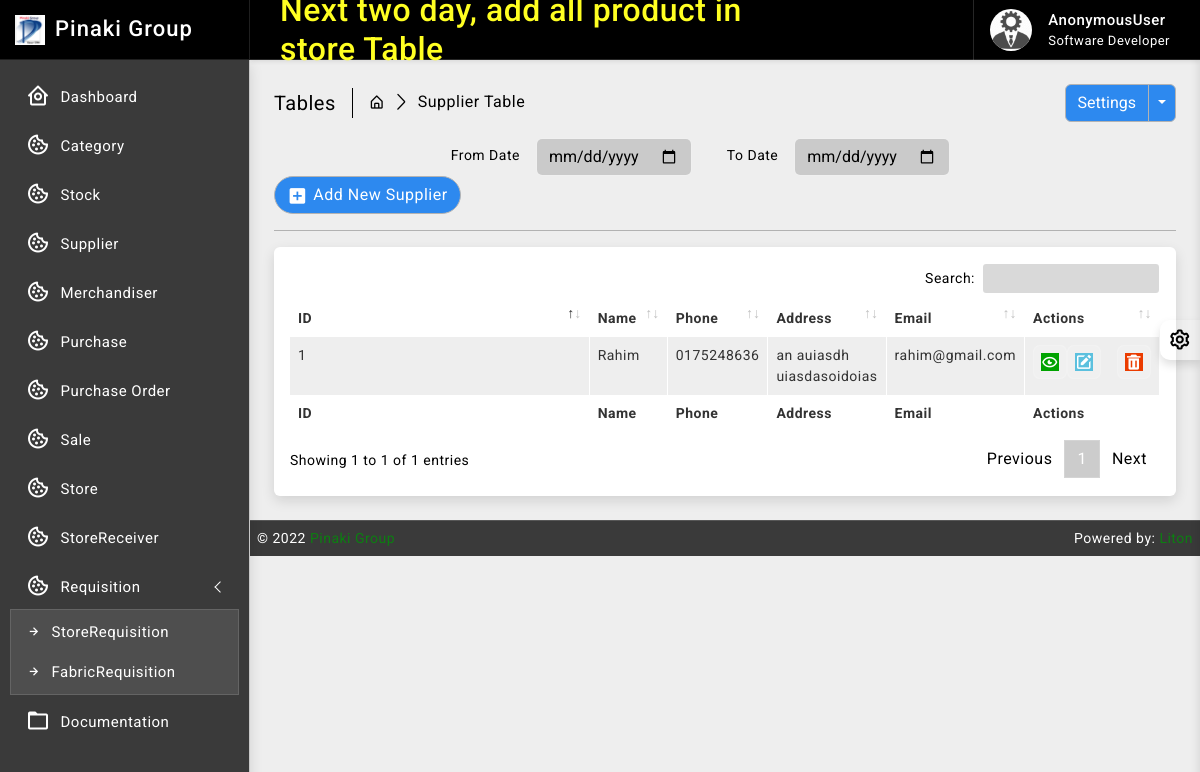
The app's page /supplier/ with its own data.
### supplier/models.py (models this page shows, shortened)
class Supplier(models.Model):
    id = models.AutoField(primary_key=True)
    name = models.CharField(max_length=150)
    phone = models.CharField(max_length=12, unique=True)
    address = models.CharField(max_length=200)
    email = models.EmailField(max_length=254, unique=True)
    is_deleted = models.BooleanField(default=False)
    class Meta:
        verbose_name_plural = "Requests"
        verbose_name = "Request"

### supplier/views.py (the view)
# urls.py: path('', views.SupplierListView.as_view(), name='supplier_read'),
class SupplierListView(ListView):
    model = Supplier
    template_name = 'supplier/read.html'
    context_object_name = 'suppliers'
    paginate_by = 10

### templates/supplier/read.html (shortened to what this page needs)
{% extends 'base/base.html' %}
{% block body %}
{% load static %}
		<div class="page-wrapper">
			<div class="page-content">
				<div class="page-breadcrumb d-none d-sm-flex align-items-center mb-3">
					<div class="breadcrumb-title pe-3">Tables</div>
					<div class="ps-3">
						<nav aria-label="breadcrumb">
							<ol class="breadcrumb mb-0 p-0">
								<li class="breadcrumb-item"><a href="#"><i class="bx bx-home-alt"></i></a>
								</li>
								<li class="breadcrumb-item active" aria-current="page">Supplier Table</li>
							</ol>
						</nav>
					</div>
					<div class="ms-auto">
						<div class="btn-group">
							<button type="button" class="btn btn-light">Settings</button>
							<button type="button" class="btn btn-light dropdown-toggle dropdown-toggle-split" data-bs-toggle="dropdown">	<span class="visually-hidden">Toggle Dropdown</span>
							</button>
						</div>
					</div>
				</div>
				<div class="col-md-9">
					<form class="float-md-end" method="POST">
						<div class="row row-cols-md-auto g-lg-3">
							<label for="fromdate" class="col-md-2 col-form-label text-md-end">From Date</label>
							<div class="col-md-4">
								<input type="date" name= "fromdate" class="form-control" id="fromdate">
							</div>
							<label for="todate" class="col-md-2 col-form-label text-md-end">To Date</label>
							<div class="col-md-4">
								<input type="date" name= "todate" class="form-control" id="todate">
							</div>
						</div>
					</form>
				</div>
                <div class="ms-auto"><a href="/supplier/new/" class="btn btn-light radius-30 mt-2 mt-lg-0"><i class="bx bxs-plus-square"></i>Add New Supplier</a></div>
				<hr/>
				<div class="card">
					<div class="card-body">
						<div class="table-responsive">
							<table id="example2" class="table table-striped table-bordered">
								<thead>
									<tr>
										<th>ID</th>
										<th>Name</th>
                                        <th>Phone</th>
                                        <th>Address</th>
                                        <th>Email</th>
										<th>Actions</th>
									</tr>
								</thead>
								<tbody>
									{% for data in suppliers %}
									<tr>
									   <td>{{ data.id }}</td>
									   <td>{{ data.name }}</td>
                                       <td>{{ data.phone }}</td>
                                       <td>{{ data.address }}</td>
                                       <td>{{ data.email }}</td>
									   <td class="center">
										<div class="d-flex order-actions">
											<a class="" href="#">
												<i class="fadeIn animated bx bx-show-alt"></i>
											</a>
											<a class="" href="{% url 'supplier_update' data.id %}">
												<i class='bx bxs-edit'></i>
											</a>
											<a class="ms-3" href="{% url 'supplier_delete' data.id %}" onclick="return confirm('Are you sure?');">
												<i class='bx bxs-trash'></i>
											</a>
										</div>
									   </td>
									</tr>
								 {% endfor %}
								</tbody>
								<tfoot>
									<tr>
										<th>ID</th>
										<th>Name</th>
                                        <th>Phone</th>
                                        <th>Address</th>
                                        <th>Email</th>
										<th>Actions</th>
									</tr>
								</tfoot>
							</table>
						</div>
					</div>
				</div>
			</div>
		</div>
{% endblock body %}

### static/css/app.css (style rules this page uses)
body { font-size: 14px; letter-spacing: .5px; font-family: Roboto, sans-serif; overflow-x: hidden }
a { text-decoration: none }
.page-wrapper { height: 100%; margin-top: 60px; margin-bottom: 0px; margin-left: 250px }
.page-content { padding: 1.5rem 1.5rem 0 1.5rem }
.breadcrumb-title { font-size: 20px; border-right: 1.5px solid #000000; }
.page-breadcrumb .breadcrumb li.breadcrumb-item { font-size: 16px }
.page-breadcrumb .breadcrumb-item+.breadcrumb-item::before { display: inline-block; padding-right: .5rem; color: #000000; font-family: LineIcons; content: "\ea5c" }
.order-actions a { font-size: 18px; width: 34px; height: 34px; display: flex; align-items: center; justify-content: center; background: rgb(255 255 255 / 15%); border: 1px solid rgb(255 255 255 / 15%); text-align: center; border-radius: 20%; color: #ffffff }
.radius-30 { border-radius: 30px }
.btn i { vertical-align: middle; font-size: 1.3rem; margin-top: -1em; margin-bottom: -1em; margin-right: 5px }
input::placeholder { color: #fff!important; opacity: .3!important }
.bg-theme { background-size: 100% 100%; background-attachment: fixed; background-position: center; background-repeat: no-repeat; transition: background .2s; }
body.bg-theme2 { background-image: url(../images/bg-themes/2.png); }

### records on screen
Supplier: id "1", name "Rahim", phone "0175248636", address "an auiasdh uiasdasoidoias", email "rahim@gmail.com"

### other values on screen
{{ request.user }} "AnonymousUser"
